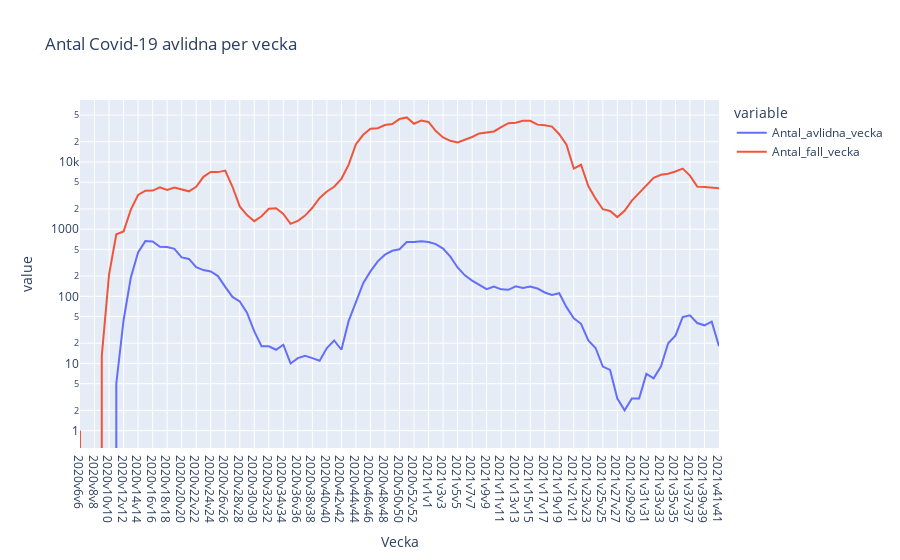

Notebook cell for this chart:
### Code cell
fig1 = px.line(clean_s_d_v_r, x= "Vecka", y = ["Antal_avlidna_vecka","Antal_fall_vecka"], title= "Antal Covid-19 avlidna per vecka", log_y=True)
fig1.show()

fig1.write_html("Visualiseringar/Avlidna_antal_fall_per_vecka.html")
